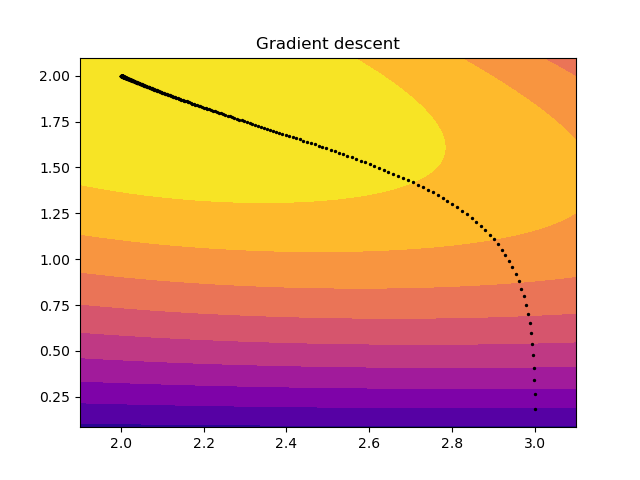

Generate this figure with Python:
import sympy as sp
import numpy as np
import copy
import matplotlib.pyplot as plt

sp.var('x, y')
x, y = sp.symbols('x y')

z = x*y*(6-x-y) #function definition

dzdx = sp.diff(z, x)
dzdy = sp.diff(z, y)
dzx = lambda a, b : float(dzdx.evalf(subs={x:a, y:b}))
dzy = lambda a, b : float(dzdy.evalf(subs={x:a, y:b}))
zval = lambda a, b: float(z.evalf(subs={x:a, y:b}))
alpha = lambda a : 1/2 + a/(2+2*np.abs(a))

pointsx = []
pointsy = []
difs = []
dif = 0
counter = 0
thresh = 0.0000001
start = [3, 0.1]
decay = 0.01
rate = 0.01
point = start
val = zval(start[0],start[1])
while True:
    counter += 1
    grad = np.array([dzx(point[0], point[1]), dzy(point[0], point[1])])
    gradmod = float(sp.sqrt(grad[0]*grad[0]+grad[1]*grad[1]))
    oldpoint = point
    oldval = val
    olddif = dif
    dif = decay * dif - rate * grad
    point -= dif
    val = zval(point[0], point[1])
    pointsx.append(copy.copy(point[0]))
    pointsy.append(copy.copy(point[1]))
    difs.append(dif)
    if np.abs(val-oldval) <= thresh and np.abs(np.linalg.norm(point-oldpoint)) <= thresh:
        break
    
print(f'Starting point is ({start[0]},{start[1]})')
print(f'Result is ({point[0].round(5)},{point[1].round(5)})')

def setLinesv2(minx, miny, maxx, maxy):
    delta = 0.0005
    x = np.arange(minx, maxx, delta)
    y = np.arange(miny, maxy, delta)
    X, Y = np.meshgrid(x, y)
    Z = X*Y*(6-X-Y)
    fig, ax = plt.subplots()
    CS = ax.contourf(X, Y, Z, 10, cmap = 'plasma')
    ax.set_title('Gradient descent')
setLinesv2(np.min(pointsx)-0.1, np.min(pointsy)-0.1, np.max(pointsx)+0.1, np.max(pointsy)+0.1)
plt.scatter(pointsx, pointsy, s=2, color='k')

plt.savefig("CalcT62.png")